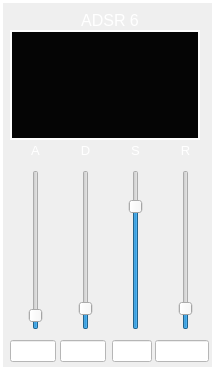
    <widget class="CustomFrame" name="frame_ADSR_6">
     <property name="geometry">
      <rect>
       <x>1160</x>
       <y>230</y>
       <width>215</width>
       <height>370</height>
      </rect>
     </property>
     <property name="styleSheet">
      <string notr="true">color: rgb(255, 255, 255);</string>
     </property>
     <property name="frameShape">
      <enum>QFrame::Panel</enum>
     </property>
     <property name="frameShadow">
      <enum>QFrame::Plain</enum>
     </property>
     <property name="lineWidth">
      <number>3</number>
     </property>
     <property name="midLineWidth">
      <number>1</number>
     </property>
     <widget class="QLabel" name="label_Osc1HammondPercussionMode_13">
      <property name="geometry">
       <rect>
        <x>70</x>
        <y>10</y>
        <width>80</width>
        <height>20</height>
       </rect>
      </property>
      <property name="font">
       <font>
        <pointsize>12</pointsize>
       </font>
      </property>
      <property name="styleSheet">
       <string notr="true">color: rgb(255, 255, 255);</string>
      </property>
      <property name="text">
       <string>ADSR 6</string>
      </property>
      <property name="alignment">
       <set>Qt::AlignCenter</set>
      </property>
     </widget>
     <widget class="QLabel" name="label_Osc1HarmonyLevel_49">
      <property name="geometry">
       <rect>
        <x>20</x>
        <y>140</y>
        <width>31</width>
        <height>21</height>
       </rect>
      </property>
      <property name="font">
       <font>
        <pointsize>10</pointsize>
       </font>
      </property>
      <property name="styleSheet">
       <string notr="true">color: rgb(255, 255, 255);</string>
      </property>
      <property name="text">
       <string>A</string>
      </property>
      <property name="alignment">
       <set>Qt::AlignCenter</set>
      </property>
     </widget>
     <widget class="CustomVerticalSlider" name="verticalSlider_AdsrA_6">
      <property name="geometry">
       <rect>
        <x>25</x>
        <y>170</y>
        <width>22</width>
        <height>160</height>
       </rect>
      </property>
      <property name="maximum">
       <number>100</number>
      </property>
      <property name="value">
       <number>5</number>
      </property>
      <property name="orientation">
       <enum>Qt::Vertical</enum>
      </property>
      <property name="tickPosition">
       <enum>QSlider::NoTicks</enum>
      </property>
      <property name="tickInterval">
       <number>10</number>
      </property>
     </widget>
     <widget class="CustomVerticalSlider" name="verticalSlider_AdsrD_6">
      <property name="geometry">
       <rect>
        <x>75</x>
        <y>170</y>
        <width>22</width>
        <height>160</height>
       </rect>
      </property>
      <property name="maximum">
       <number>100</number>
      </property>
      <property name="value">
       <number>10</number>
      </property>
      <property name="orientation">
       <enum>Qt::Vertical</enum>
      </property>
      <property name="tickPosition">
       <enum>QSlider::NoTicks</enum>
      </property>
      <property name="tickInterval">
       <number>10</number>
      </property>
     </widget>
     <widget class="CustomVerticalSlider" name="verticalSlider_AdsrS_6">
      <property name="geometry">
       <rect>
        <x>125</x>
        <y>170</y>
        <width>22</width>
        <height>160</height>
       </rect>
      </property>
      <property name="maximum">
       <number>100</number>
      </property>
      <property name="value">
       <number>80</number>
      </property>
      <property name="orientation">
       <enum>Qt::Vertical</enum>
      </property>
      <property name="tickPosition">
       <enum>QSlider::NoTicks</enum>
      </property>
      <property name="tickInterval">
       <number>10</number>
      </property>
     </widget>
     <widget class="CustomVerticalSlider" name="verticalSlider_AdsrR_6">
      <property name="geometry">
       <rect>
        <x>175</x>
        <y>170</y>
        <width>22</width>
        <height>160</height>
       </rect>
      </property>
      <property name="maximum">
       <number>100</number>
      </property>
      <property name="value">
       <number>10</number>
      </property>
      <property name="orientation">
       <enum>Qt::Vertical</enum>
      </property>
      <property name="tickPosition">
       <enum>QSlider::NoTicks</enum>
      </property>
      <property name="tickInterval">
       <number>10</number>
      </property>
     </widget>
     <widget class="QLabel" name="label_Osc1HarmonyLevel_50">
      <property name="geometry">
       <rect>
        <x>70</x>
        <y>140</y>
        <width>31</width>
        <height>21</height>
       </rect>
      </property>
      <property name="font">
       <font>
        <pointsize>10</pointsize>
       </font>
      </property>
      <property name="styleSheet">
       <string notr="true">color: rgb(255, 255, 255);</string>
      </property>
      <property name="text">
       <string>D</string>
      </property>
      <property name="alignment">
       <set>Qt::AlignCenter</set>
      </property>
     </widget>
     <widget class="QLabel" name="label_AdsrS_11">
      <property name="geometry">
       <rect>
        <x>120</x>
        <y>140</y>
        <width>31</width>
        <height>21</height>
       </rect>
      </property>
      <property name="font">
       <font>
        <pointsize>10</pointsize>
       </font>
      </property>
      <property name="styleSheet">
       <string notr="true">color: rgb(255, 255, 255);</string>
      </property>
      <property name="text">
       <string>S</string>
      </property>
      <property name="alignment">
       <set>Qt::AlignCenter</set>
      </property>
     </widget>
     <widget class="QLabel" name="label_Osc1HarmonyLevel_51">
      <property name="geometry">
       <rect>
        <x>170</x>
        <y>140</y>
        <width>31</width>
        <height>21</height>
       </rect>
      </property>
      <property name="font">
       <font>
        <pointsize>10</pointsize>
       </font>
      </property>
      <property name="styleSheet">
       <string notr="true">color: rgb(255, 255, 255);</string>
      </property>
      <property name="text">
       <string>R</string>
      </property>
      <property name="alignment">
       <set>Qt::AlignCenter</set>
      </property>
     </widget>
     <widget class="QLineEdit" name="lineEdit_AdsrR_6">
      <property name="geometry">
       <rect>
        <x>155</x>
        <y>340</y>
        <width>54</width>
        <height>22</height>
       </rect>
      </property>
      <property name="styleSheet">
       <string notr="true">background-color: rgb(255, 255, 255);
color: rgb(0, 0, 0);</string>
      </property>
      <property name="alignment">
       <set>Qt::AlignCenter</set>
      </property>
      <property name="readOnly">
       <bool>true</bool>
      </property>
     </widget>
     <widget class="QLineEdit" name="lineEdit_AdsrD_6">
      <property name="geometry">
       <rect>
        <x>60</x>
        <y>340</y>
        <width>46</width>
        <height>22</height>
       </rect>
      </property>
      <property name="styleSheet">
       <string notr="true">background-color: rgb(255, 255, 255);
color: rgb(0, 0, 0);</string>
      </property>
      <property name="alignment">
       <set>Qt::AlignCenter</set>
      </property>
      <property name="readOnly">
       <bool>true</bool>
      </property>
     </widget>
     <widget class="QLineEdit" name="lineEdit_AdsrA_6">
      <property name="geometry">
       <rect>
        <x>10</x>
        <y>340</y>
        <width>46</width>
        <height>22</height>
       </rect>
      </property>
      <property name="styleSheet">
       <string notr="true">background-color: rgb(255, 255, 255);
color: rgb(0, 0, 0);</string>
      </property>
      <property name="alignment">
       <set>Qt::AlignCenter</set>
      </property>
      <property name="readOnly">
       <bool>true</bool>
      </property>
     </widget>
     <widget class="QLineEdit" name="lineEdit_AdsrS_6">
      <property name="geometry">
       <rect>
        <x>112</x>
        <y>340</y>
        <width>40</width>
        <height>22</height>
       </rect>
      </property>
      <property name="styleSheet">
       <string notr="true">background-color: rgb(255, 255, 255);
color: rgb(0, 0, 0);</string>
      </property>
      <property name="alignment">
       <set>Qt::AlignCenter</set>
      </property>
      <property name="readOnly">
       <bool>true</bool>
      </property>
     </widget>
     <widget class="QFrame" name="frame_AdsrPlotFrame_6">
      <property name="geometry">
       <rect>
        <x>10</x>
        <y>30</y>
        <width>190</width>
        <height>110</height>
       </rect>
      </property>
      <property name="styleSheet">
       <string notr="true">background-color: rgb(5, 5, 5);
color: rgb(255, 255, 255);</string>
      </property>
      <property name="frameShape">
       <enum>QFrame::Panel</enum>
      </property>
      <property name="frameShadow">
       <enum>QFrame::Plain</enum>
      </property>
      <property name="lineWidth">
       <number>2</number>
      </property>
      <widget class="QCustomPlot" name="widget_ADSRplot_6" native="true">
       <property name="geometry">
        <rect>
         <x>10</x>
         <y>9</y>
         <width>165</width>
         <height>90</height>
        </rect>
       </property>
      </widget>
     </widget>
    </widget>
